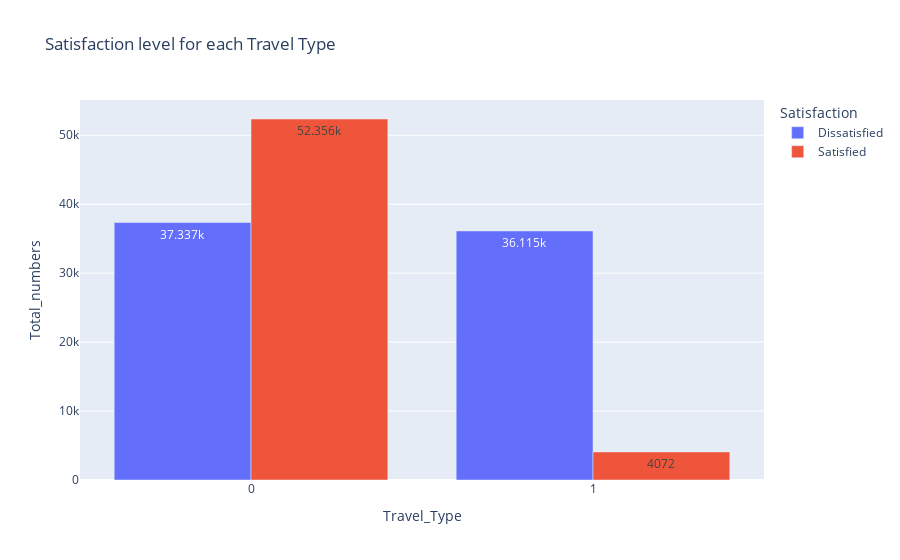

Notebook cell for this chart:
### Code cell
data = df.groupby(['Travel_Type','Satisfaction'])['Satisfaction'].count().reset_index(name='Total_numbers')

fig = px.bar(data, x="Travel_Type", y="Total_numbers", color="Satisfaction", 
             title="Satisfaction level for each Travel Type",barmode='group' ,text_auto=True)
fig.show()

### Figure 1 — Plotly figure (JSON) as saved in the notebook; plotly's stock layout.template omitted (floating-point values rounded to 4 significant figures)
{"data": [{"alignmentgroup": "True", "hovertemplate": "Satisfaction=Dissatisfied<br>Travel_Type=%{x}<br>Total_numbers=%{y}<extra></extra>", "legendgroup": "Dissatisfied", "marker": {"color": "#636efa", "pattern": {"shape": ""}}, "name": "Dissatisfied", "offsetgroup": "Dissatisfied", "orientation": "v", "showlegend": true, "textposition": "auto", "texttemplate": "%{y}", "type": "bar", "x": [0, 1], "xaxis": "x", "y": [37337, 36115], "yaxis": "y"}, {"alignmentgroup": "True", "hovertemplate": "Satisfaction=Satisfied<br>Travel_Type=%{x}<br>Total_numbers=%{y}<extra></extra>", "legendgroup": "Satisfied", "marker": {"color": "#EF553B", "pattern": {"shape": ""}}, "name": "Satisfied", "offsetgroup": "Satisfied", "orientation": "v", "showlegend": true, "textposition": "auto", "texttemplate": "%{y}", "type": "bar", "x": [0, 1], "xaxis": "x", "y": [52356, 4072], "yaxis": "y"}], "layout": {"barmode": "group", "legend": {"title": {"text": "Satisfaction"}, "tracegroupgap": 0}, "title": {"text": "Satisfaction level for each Travel Type"}, "xaxis": {"anchor": "y", "domain": [0, 1], "title": {"text": "Travel_Type"}}, "yaxis": {"anchor": "x", "domain": [0, 1], "title": {"text": "Total_numbers"}}}}
